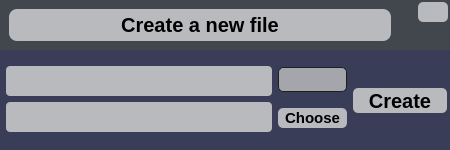
<?xml version="1.0" encoding="UTF-8"?>
<ui version="4.0">
 <class>add_newFile</class>
 <widget class="QWidget" name="add_newFile">
  <property name="geometry">
   <rect>
    <x>0</x>
    <y>0</y>
    <width>450</width>
    <height>150</height>
   </rect>
  </property>
  <property name="minimumSize">
   <size>
    <width>450</width>
    <height>150</height>
   </size>
  </property>
  <property name="maximumSize">
   <size>
    <width>450</width>
    <height>150</height>
   </size>
  </property>
  <property name="windowTitle">
   <string>Form</string>
  </property>
  <property name="styleSheet">
   <string notr="true">#add_newFile
{
	background-color: rgb(58, 61, 88);
}
#TitleW
{
	background-color: rgb(66, 70, 77); 
}
QLabel
{
	 background-color: rgb(185,186,190);
     border-radius: 8px;
     font-weight: bold ;
	 font-size: 20px;
	 
}
QPushButton {
    background-color: rgb(185,186,190);
    border-radius: 5;
    padding: 3px;
    min-width: 9ex;
	font-weight: bold ;
	font-size: 20px;
    min-height: 2.5ex;
}

QPushButton:hover {
   background-color: rgb(213,214,217);
}

QPushButton:pressed {
    padding-left: 5px;
    padding-top: 5px;
    background-color: rgb(231,233,241);
}
QLineEdit
{
border-radius: 4px;
background-color: rgb(185,186,190);
font-weight: bold ;
font-size: 12px;
color: rgb(46, 51, 56);
padding-left: 10px;
padding-right: 10px
}
QLineEdit:hover
{
background-color: rgb(221, 223, 226);
}
QLineEdit:focus
{
background-color: rgb(215, 220, 226);
}
QComboBox
{
    subcontrol-origin: padding;
    subcontrol-position: top right;
    selection-background-color: #111;
    selection-color: #42464D;
	font-weight:700;
    color: white;
    background-color: #A5A6AC;
    border-style: solid;
    border: 1px solid #1e1e1e;
    border-radius: 5;
    padding: 1px 0px 1px 15px;
}


QComboBox:hover
{
    border: 1px solid #42464D;
	font-weight:700;
    color: white;
}
QComboBox:editable {
    background: red;
    color: pink;
font-weight:700;
}

QComboBox:on
{
    padding-top: 0px;
    padding-left: 0px;
    color: white;
    background-color: #A5A6AC;
	font-weight:700;
    selection-background-color: #ffaa00;
}

QComboBox:!on
{
    color: white;
	font-weight:700;
    background-color: #A5A6AC;
}

QComboBox::drop-down
{
     subcontrol-origin: padding;
     subcontrol-position: top right;
     width: 15px;
     color: white;
     border-left-width: 0px;
     border-left-color: darkgray;
     border-left-style: solid; /* just a single line */
     border-top-right-radius: 3px; /* same radius as the QComboBox */
     border-bottom-right-radius: 3px;
     padding-left: 5px;
 }

QComboBox::down-arrow
{
     image: url(:/icons/down_arrow.png);
     width: 7px;
     height: 5px;
}</string>
  </property>
  <layout class="QVBoxLayout" name="verticalLayout">
   <property name="spacing">
    <number>0</number>
   </property>
   <property name="leftMargin">
    <number>0</number>
   </property>
   <property name="topMargin">
    <number>0</number>
   </property>
   <property name="rightMargin">
    <number>0</number>
   </property>
   <property name="bottomMargin">
    <number>0</number>
   </property>
   <item>
    <widget class="QWidget" name="TitleW" native="true">
     <property name="maximumSize">
      <size>
       <width>16777215</width>
       <height>50</height>
      </size>
     </property>
     <layout class="QHBoxLayout" name="horizontalLayout">
      <property name="spacing">
       <number>0</number>
      </property>
      <property name="leftMargin">
       <number>0</number>
      </property>
      <property name="topMargin">
       <number>0</number>
      </property>
      <property name="rightMargin">
       <number>0</number>
      </property>
      <property name="bottomMargin">
       <number>0</number>
      </property>
      <item>
       <widget class="QWidget" name="TitleLeftW" native="true">
        <property name="minimumSize">
         <size>
          <width>400</width>
          <height>0</height>
         </size>
        </property>
        <property name="maximumSize">
         <size>
          <width>400</width>
          <height>16777215</height>
         </size>
        </property>
        <layout class="QGridLayout" name="gridLayout">
         <item row="0" column="0">
          <widget class="QLabel" name="TitleTestL">
           <property name="layoutDirection">
            <enum>Qt::LeftToRight</enum>
           </property>
           <property name="styleSheet">
            <string notr="true"/>
           </property>
           <property name="text">
            <string>Сreate a new file</string>
           </property>
           <property name="alignment">
            <set>Qt::AlignCenter</set>
           </property>
          </widget>
         </item>
        </layout>
       </widget>
      </item>
      <item>
       <widget class="QWidget" name="TitleRightW" native="true">
        <layout class="QHBoxLayout" name="horizontalLayout_2">
         <property name="spacing">
          <number>0</number>
         </property>
         <property name="leftMargin">
          <number>0</number>
         </property>
         <property name="topMargin">
          <number>0</number>
         </property>
         <property name="rightMargin">
          <number>0</number>
         </property>
         <property name="bottomMargin">
          <number>0</number>
         </property>
         <item>
          <spacer name="horizontalSpacer">
           <property name="orientation">
            <enum>Qt::Horizontal</enum>
           </property>
           <property name="sizeHint" stdset="0">
            <size>
             <width>15</width>
             <height>20</height>
            </size>
           </property>
          </spacer>
         </item>
         <item>
          <widget class="QWidget" name="ExitBW" native="true">
           <layout class="QVBoxLayout" name="verticalLayout_2">
            <property name="spacing">
             <number>0</number>
            </property>
            <property name="leftMargin">
             <number>0</number>
            </property>
            <property name="topMargin">
             <number>2</number>
            </property>
            <property name="rightMargin">
             <number>2</number>
            </property>
            <property name="bottomMargin">
             <number>0</number>
            </property>
            <item>
             <widget class="QPushButton" name="ExitButtom">
              <property name="minimumSize">
               <size>
                <width>30</width>
                <height>20</height>
               </size>
              </property>
              <property name="maximumSize">
               <size>
                <width>30</width>
                <height>20</height>
               </size>
              </property>
              <property name="text">
               <string/>
              </property>
             </widget>
            </item>
            <item>
             <spacer name="verticalSpacer">
              <property name="orientation">
               <enum>Qt::Vertical</enum>
              </property>
              <property name="sizeHint" stdset="0">
               <size>
                <width>20</width>
                <height>20</height>
               </size>
              </property>
             </spacer>
            </item>
           </layout>
          </widget>
         </item>
        </layout>
       </widget>
      </item>
     </layout>
    </widget>
   </item>
   <item>
    <widget class="QWidget" name="MainW" native="true">
     <layout class="QHBoxLayout" name="horizontalLayout_3">
      <property name="spacing">
       <number>0</number>
      </property>
      <property name="leftMargin">
       <number>0</number>
      </property>
      <property name="topMargin">
       <number>0</number>
      </property>
      <property name="rightMargin">
       <number>0</number>
      </property>
      <property name="bottomMargin">
       <number>0</number>
      </property>
      <item>
       <widget class="QWidget" name="LeftMainW" native="true">
        <layout class="QVBoxLayout" name="verticalLayout_3">
         <property name="spacing">
          <number>0</number>
         </property>
         <property name="leftMargin">
          <number>6</number>
         </property>
         <property name="topMargin">
          <number>0</number>
         </property>
         <property name="rightMargin">
          <number>0</number>
         </property>
         <property name="bottomMargin">
          <number>0</number>
         </property>
         <item>
          <spacer name="verticalSpacer_2">
           <property name="orientation">
            <enum>Qt::Vertical</enum>
           </property>
           <property name="sizeHint" stdset="0">
            <size>
             <width>20</width>
             <height>14</height>
            </size>
           </property>
          </spacer>
         </item>
         <item>
          <widget class="QWidget" name="LineLabelW" native="true">
           <property name="minimumSize">
            <size>
             <width>0</width>
             <height>70</height>
            </size>
           </property>
           <property name="maximumSize">
            <size>
             <width>16777215</width>
             <height>16777215</height>
            </size>
           </property>
           <layout class="QVBoxLayout" name="verticalLayout_6">
            <property name="spacing">
             <number>5</number>
            </property>
            <property name="leftMargin">
             <number>0</number>
            </property>
            <property name="topMargin">
             <number>0</number>
            </property>
            <property name="rightMargin">
             <number>3</number>
            </property>
            <property name="bottomMargin">
             <number>0</number>
            </property>
            <item>
             <widget class="QLineEdit" name="NameFile">
              <property name="minimumSize">
               <size>
                <width>0</width>
                <height>30</height>
               </size>
              </property>
              <property name="maximumSize">
               <size>
                <width>16777215</width>
                <height>30</height>
               </size>
              </property>
             </widget>
            </item>
            <item>
             <widget class="QLineEdit" name="FileWay">
              <property name="minimumSize">
               <size>
                <width>0</width>
                <height>30</height>
               </size>
              </property>
              <property name="maximumSize">
               <size>
                <width>16777215</width>
                <height>30</height>
               </size>
              </property>
              <property name="readOnly">
               <bool>true</bool>
              </property>
             </widget>
            </item>
           </layout>
          </widget>
         </item>
         <item>
          <spacer name="verticalSpacer_3">
           <property name="orientation">
            <enum>Qt::Vertical</enum>
           </property>
           <property name="sizeHint" stdset="0">
            <size>
             <width>20</width>
             <height>15</height>
            </size>
           </property>
          </spacer>
         </item>
        </layout>
       </widget>
      </item>
      <item>
       <widget class="QWidget" name="ComboBoxW" native="true">
        <property name="minimumSize">
         <size>
          <width>75</width>
          <height>0</height>
         </size>
        </property>
        <property name="maximumSize">
         <size>
          <width>75</width>
          <height>16777215</height>
         </size>
        </property>
        <layout class="QVBoxLayout" name="verticalLayout_4">
         <property name="spacing">
          <number>0</number>
         </property>
         <property name="leftMargin">
          <number>3</number>
         </property>
         <property name="topMargin">
          <number>0</number>
         </property>
         <property name="rightMargin">
          <number>3</number>
         </property>
         <property name="bottomMargin">
          <number>0</number>
         </property>
         <item>
          <spacer name="verticalSpacer_4">
           <property name="orientation">
            <enum>Qt::Vertical</enum>
           </property>
           <property name="sizeHint" stdset="0">
            <size>
             <width>20</width>
             <height>17</height>
            </size>
           </property>
          </spacer>
         </item>
         <item>
          <widget class="QComboBox" name="comboBox">
           <property name="minimumSize">
            <size>
             <width>0</width>
             <height>25</height>
            </size>
           </property>
           <property name="maximumSize">
            <size>
             <width>16777215</width>
             <height>25</height>
            </size>
           </property>
          </widget>
         </item>
         <item>
          <spacer name="verticalSpacer_8">
           <property name="orientation">
            <enum>Qt::Vertical</enum>
           </property>
           <property name="sizeHint" stdset="0">
            <size>
             <width>20</width>
             <height>10</height>
            </size>
           </property>
          </spacer>
         </item>
         <item>
          <widget class="QPushButton" name="pushButton_2">
           <property name="minimumSize">
            <size>
             <width>42</width>
             <height>16</height>
            </size>
           </property>
           <property name="maximumSize">
            <size>
             <width>16777215</width>
             <height>20</height>
            </size>
           </property>
           <property name="styleSheet">
            <string notr="true">font-weight: bold ;
font-size: 15px;</string>
           </property>
           <property name="text">
            <string>Choose</string>
           </property>
          </widget>
         </item>
         <item>
          <spacer name="verticalSpacer_5">
           <property name="orientation">
            <enum>Qt::Vertical</enum>
           </property>
           <property name="sizeHint" stdset="0">
            <size>
             <width>20</width>
             <height>22</height>
            </size>
           </property>
          </spacer>
         </item>
        </layout>
       </widget>
      </item>
      <item>
       <widget class="QWidget" name="CreateButtonW" native="true">
        <property name="minimumSize">
         <size>
          <width>100</width>
          <height>0</height>
         </size>
        </property>
        <property name="maximumSize">
         <size>
          <width>100</width>
          <height>16777215</height>
         </size>
        </property>
        <layout class="QVBoxLayout" name="verticalLayout_5">
         <property name="spacing">
          <number>0</number>
         </property>
         <property name="leftMargin">
          <number>3</number>
         </property>
         <property name="topMargin">
          <number>0</number>
         </property>
         <property name="rightMargin">
          <number>3</number>
         </property>
         <property name="bottomMargin">
          <number>0</number>
         </property>
         <item>
          <spacer name="verticalSpacer_6">
           <property name="orientation">
            <enum>Qt::Vertical</enum>
           </property>
           <property name="sizeHint" stdset="0">
            <size>
             <width>20</width>
             <height>37</height>
            </size>
           </property>
          </spacer>
         </item>
         <item>
          <widget class="QPushButton" name="pushButton">
           <property name="minimumSize">
            <size>
             <width>51</width>
             <height>19</height>
            </size>
           </property>
           <property name="maximumSize">
            <size>
             <width>16777215</width>
             <height>25</height>
            </size>
           </property>
           <property name="text">
            <string>Create</string>
           </property>
          </widget>
         </item>
         <item>
          <spacer name="verticalSpacer_7">
           <property name="orientation">
            <enum>Qt::Vertical</enum>
           </property>
           <property name="sizeHint" stdset="0">
            <size>
             <width>20</width>
             <height>37</height>
            </size>
           </property>
          </spacer>
         </item>
        </layout>
       </widget>
      </item>
     </layout>
    </widget>
   </item>
  </layout>
 </widget>
 <resources/>
 <connections/>
</ui>
